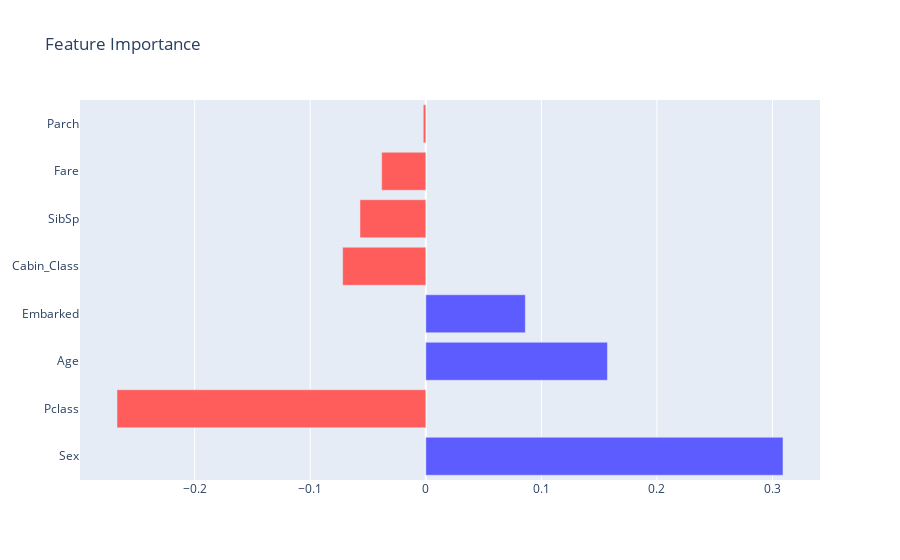

Here is the notebook cell this chart was saved with:
### Code cell
l.local_feature_importance(X_test[4])

### Figure 1 — Plotly figure (JSON) as saved in the notebook; plotly's stock layout.template omitted (floating-point values rounded to 4 significant figures)
{"data": [{"marker": {"color": ["rgb(92,92,255)", "rgb(255,92,92)", "rgb(92,92,255)", "rgb(92,92,255)", "rgb(255,92,92)", "rgb(255,92,92)", "rgb(255,92,92)", "rgb(255,92,92)"]}, "name": "feature values", "orientation": "h", "type": "bar", "x": [0.3091, -0.2672, 0.1572, 0.08612, -0.07195, -0.05695, -0.03818, -0.002182], "y": ["Sex", "Pclass", "Age", "Embarked", "Cabin_Class", "SibSp", "Fare", "Parch"]}], "layout": {"title": {"text": "Feature Importance"}}}
